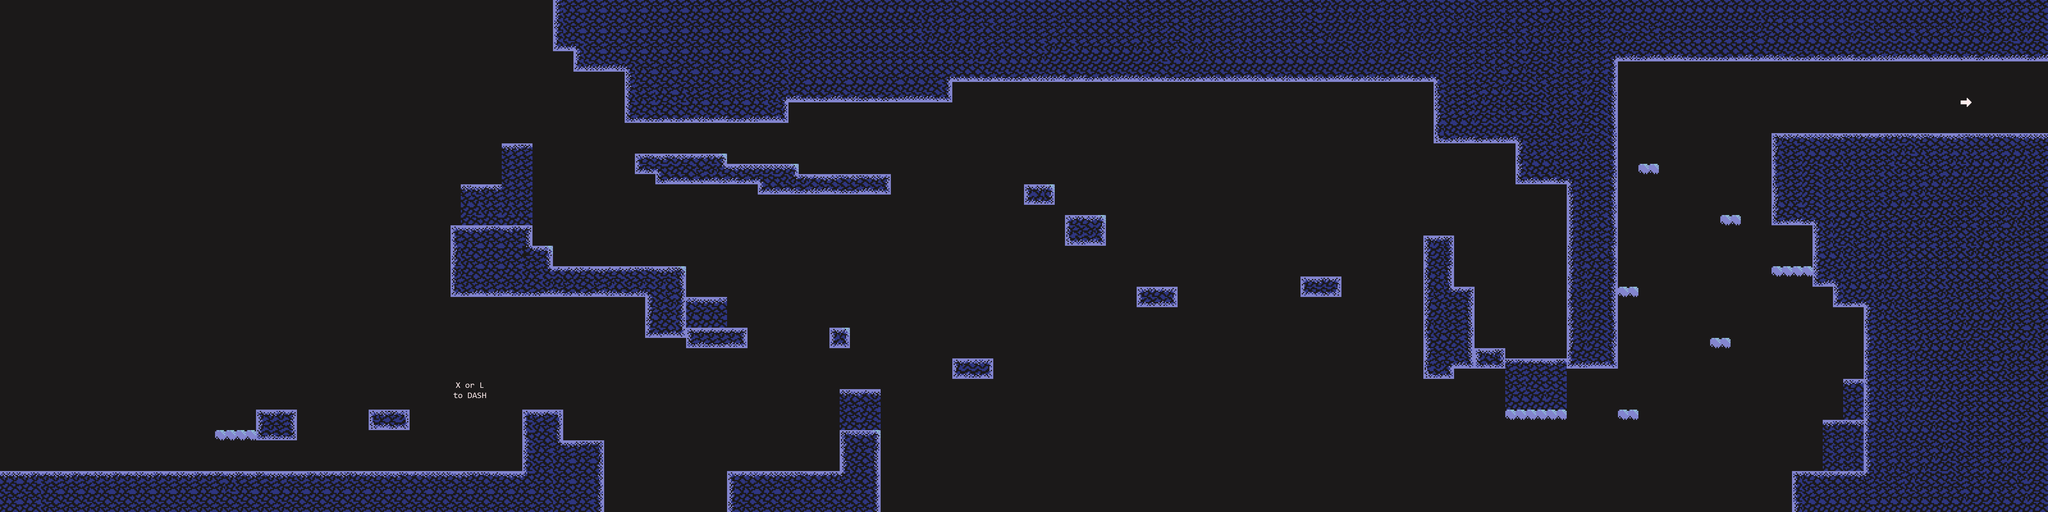

The image is a tile-based game level rendered from a .tmx file. Its description and source (layers, tilesets, objects; grid data summarised) follow:
An orthogonal 200x50 tile map with 32x32 px tiles, 2 tile layers (Background, Platforms), 1 hidden layer not drawn, 2 tilesets and 55 objects (47x solid, 7x platform, warp).

<map version="1.2" tiledversion="1.2.4" orientation="orthogonal" renderorder="right-down" width="200" height="50" tilewidth="32" tileheight="32" infinite="0" nextlayerid="15" nextobjectid="108">
 <tileset firstgid="1" name="DarkTileset" tilewidth="32" tileheight="32" tilecount="702" columns="18">
  <image source="Game/maps/DarkTileset.png" width="576" height="1248" />
 </tileset>
 <tileset firstgid="703" name="Adventurer" tilewidth="92" tileheight="60" tilecount="21" columns="7">
  <image source="Game/maps/Adventurer.png" width="644" height="180" />
  <tile id="0">
   <properties>
    <property name="idle" value="" />
   </properties>
   <animation>
    <frame tileid="0" duration="200" />
    <frame tileid="1" duration="200" />
    <frame tileid="2" duration="200" />
    <frame tileid="3" duration="200" />
   </animation>
  </tile>
  <tile id="4">
   <properties>
    <property name="crouch" value="" />
   </properties>
   <animation>
    <frame tileid="4" duration="200" />
    <frame tileid="5" duration="200" />
    <frame tileid="6" duration="200" />
    <frame tileid="7" duration="200" />
   </animation>
  </tile>
  <tile id="8">
   <properties>
    <property name="run" value="" />
   </properties>
   <animation>
    <frame tileid="8" duration="150" />
    <frame tileid="9" duration="150" />
    <frame tileid="10" duration="150" />
    <frame tileid="11" duration="150" />
    <frame tileid="12" duration="150" />
    <frame tileid="13" duration="150" />
   </animation>
  </tile>
  <tile id="14">
   <properties>
    <property name="jump" value="" />
   </properties>
   <animation>
    <frame tileid="14" duration="200" />
    <frame tileid="15" duration="200" />
   </animation>
  </tile>
  <tile id="16">
   <properties>
    <property name="fall" value="" />
   </properties>
   <animation>
    <frame tileid="16" duration="100" />
    <frame tileid="17" duration="100" />
   </animation>
  </tile>
  <tile id="18">
   <properties>
    <property name="dash" value="" />
   </properties>
   <animation>
    <frame tileid="18" duration="100" />
    <frame tileid="19" duration="100" />
    <frame tileid="20" duration="100" />
   </animation>
  </tile>
 </tileset>
 <layer id="12" name="Background" width="200" height="50">
  <properties>
   <property name="Speed" type="float" value="0.2" />
  </properties>
  <data>[10000 cells, 10000 non-empty, 1 distinct tile ids]</data>
 </layer>
 <layer id="14" name="Parallax" width="200" height="50" visible="0">
  <properties>
   <property name="Speed" type="float" value="0.4" />
  </properties>
  <data>[10000 cells, 560 non-empty, 22 distinct tile ids]</data>
 </layer>
 <layer id="13" name="Platforms" width="200" height="50">
  <properties>
   <property name="Speed" type="float" value="1" />
  </properties>
  <data>[10000 cells, 3052 non-empty, 101 distinct tile ids]</data>
 </layer>
 <objectgroup id="3" name="Colliders">
  <properties>
   <property name="Speed" type="float" value="1" />
  </properties>
  <object id="18" name="Ground" type="solid" x="0" y="1473.33" width="1761.02" height="132.667" />
  <object id="27" name="Ground" type="solid" x="673" y="1345.67" width="129" height="31.667" />
  <object id="28" name="Ground" type="solid" x="798" y="1279.67" width="132" height="97.667" />
  <object id="29" name="Ground" type="solid" x="1153" y="1280.67" width="124" height="63.667" />
  <object id="31" name="Ground" type="solid" x="1632.41" y="1279.67" width="128" height="192.667" />
  <object id="33" name="Ground" type="solid" x="2271.67" y="1472.67" width="472.97" height="126.667" />
  <object id="34" name="Ground" type="solid" x="2625" y="1344.67" width="127.334" height="128" />
  <object id="35" name="Ground" type="solid" x="2977.66" y="1118.66" width="124.667" height="64" />
  <object id="38" name="Ground" type="solid" x="2592.33" y="1024" width="63.334" height="65.3333" />
  <object id="39" name="Platform" type="platform" x="1439.66" y="576.667" width="128.667" height="31.3333" />
  <object id="41" name="Ground" type="solid" x="1663.12" y="833.272" width="480.334" height="93.3333" />
  <object id="43" name="Ground" type="solid" x="3199.5" y="576.833" width="97.5003" height="62.8333" />
  <object id="48" name="Ground" type="solid" x="5055.66" y="-0.3335" width="1344" height="192.031" />
  <object id="49" name="Ground" type="solid" x="5824" y="416.606" width="578.667" height="1184.4" />
  <object id="59" name="Ground" type="solid" x="5664" y="416.075" width="159.668" height="447.182" />
  <object id="60" name="Warp" type="warp" x="6272" y="190.667" width="127.333" height="226.667">
   <properties>
    <property name="MapToLoad" value="Dark_Map2.tmx" />
   </properties>
  </object>
  <object id="65" name="Platform" type="platform" x="2622.67" y="1215" width="131.334" height="33.3333" />
  <object id="66" name="Ground" type="solid" x="2144.17" y="1023.33" width="191.501" height="64.3333" />
  <object id="67" name="Ground" type="solid" x="2015" y="928" width="128.501" height="127.333" />
  <object id="68" name="Ground" type="solid" x="1409.17" y="704.333" width="253.667" height="221" />
  <object id="69" name="Platform" type="platform" x="1568.33" y="447" width="95.3343" height="31.3333" />
  <object id="71" name="Platform" type="platform" x="2144.33" y="927" width="130.001" height="31.3333" />
  <object id="72" name="Ground" type="solid" x="1662.83" y="768" width="66.667" height="65.3333" />
  <object id="73" name="Ground" type="solid" x="1983.17" y="479.333" width="289.667" height="63.3333" />
  <object id="74" name="Ground" type="solid" x="1951.17" y="0.666667" width="516.334" height="382.667" />
  <object id="75" name="Ground" type="solid" x="1729.17" y="-1.33333" width="221.667" height="161.333" />
  <object id="76" name="Ground" type="solid" x="1792.67" y="160.167" width="158.334" height="63.333" />
  <object id="77" name="Ground" type="solid" x="2047.17" y="512.667" width="453.667" height="62.6666" />
  <object id="78" name="Ground" type="solid" x="1760.83" y="1376.5" width="124.5" height="225.667" />
  <object id="79" name="Ground" type="solid" x="2466.5" y="0.666667" width="511" height="321.333" />
  <object id="80" name="Ground" type="solid" x="2369.17" y="544.667" width="416.334" height="65.3333" />
  <object id="81" name="Ground" type="solid" x="3329" y="673.333" width="128.667" height="93.3333" />
  <object id="83" name="Ground" type="solid" x="3551.67" y="898.667" width="128.667" height="61.3333" />
  <object id="84" name="Ground" type="solid" x="4062.33" y="862.667" width="128.667" height="64.6666" />
  <object id="85" name="Ground" type="solid" x="4609" y="1087.67" width="94.0003" height="62.6666" />
  <object id="86" name="Platform" type="platform" x="4703.67" y="1120.67" width="194" height="30.6666" />
  <object id="87" name="Ground" type="solid" x="4446.33" y="737.333" width="98" height="446.667" />
  <object id="88" name="Ground" type="solid" x="4898.33" y="-1.33333" width="158" height="1152" />
  <object id="89" name="Ground" type="solid" x="4703" y="1278.67" width="195.334" height="34.6666" />
  <object id="90" name="Ground" type="solid" x="5057" y="1279.67" width="64.3336" height="32.6666" />
  <object id="91" name="Ground" type="solid" x="5617.67" y="1504.34" width="206.667" height="96.0003" />
  <object id="92" name="Ground" type="solid" x="2976.5" y="3.3335" width="1507" height="257.333" />
  <object id="93" name="Ground" type="solid" x="4486.5" y="1.3335" width="411" height="447.333" />
  <object id="94" name="Ground" type="solid" x="4736.5" y="450.333" width="161" height="126" />
  <object id="96" name="Ground" type="solid" x="4545.67" y="898.667" width="63.3333" height="252.666" />
  <object id="97" name="Platform" type="platform" x="5695" y="1314" width="127.333" height="30.6666" />
  <object id="98" name="Ground" type="solid" x="5536.67" y="416.076" width="128" height="287.848" />
  </objectgroup>
</map>
<!-- 8 of 55 objects omitted -->